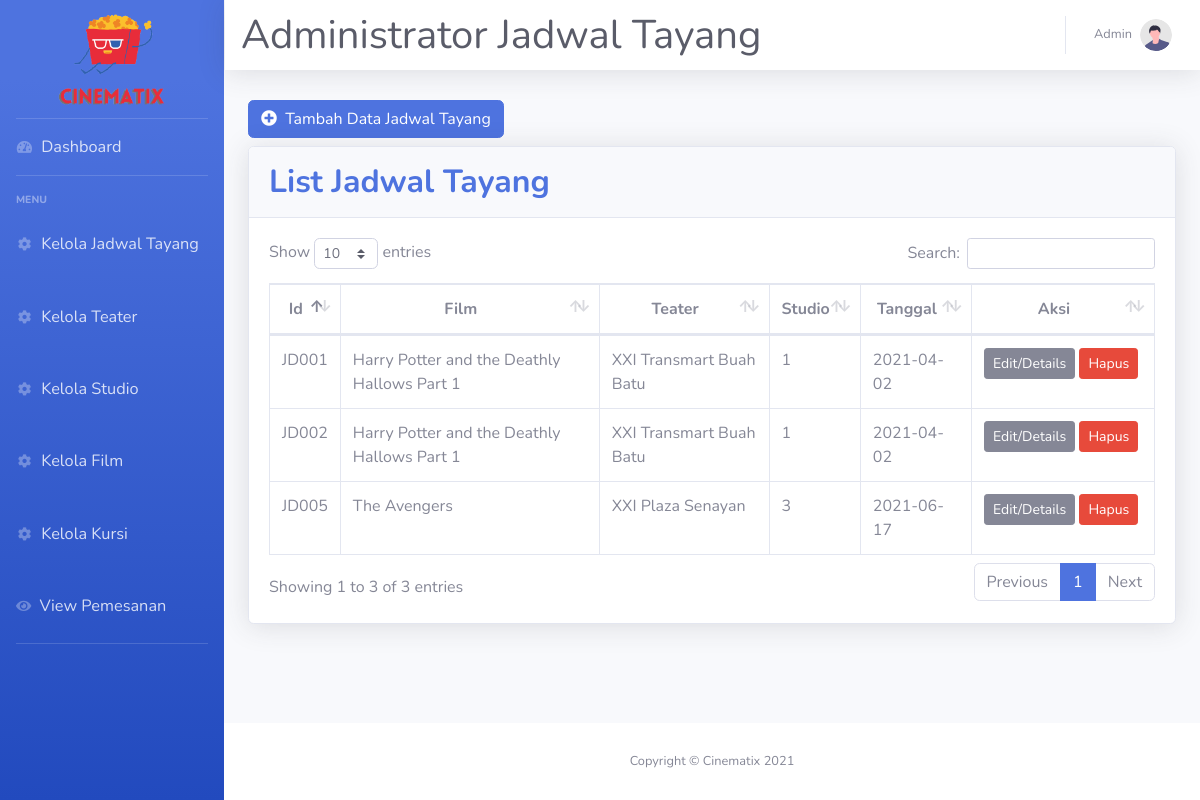
The page /index.php/jadwaltayang on the database as committed earlier.
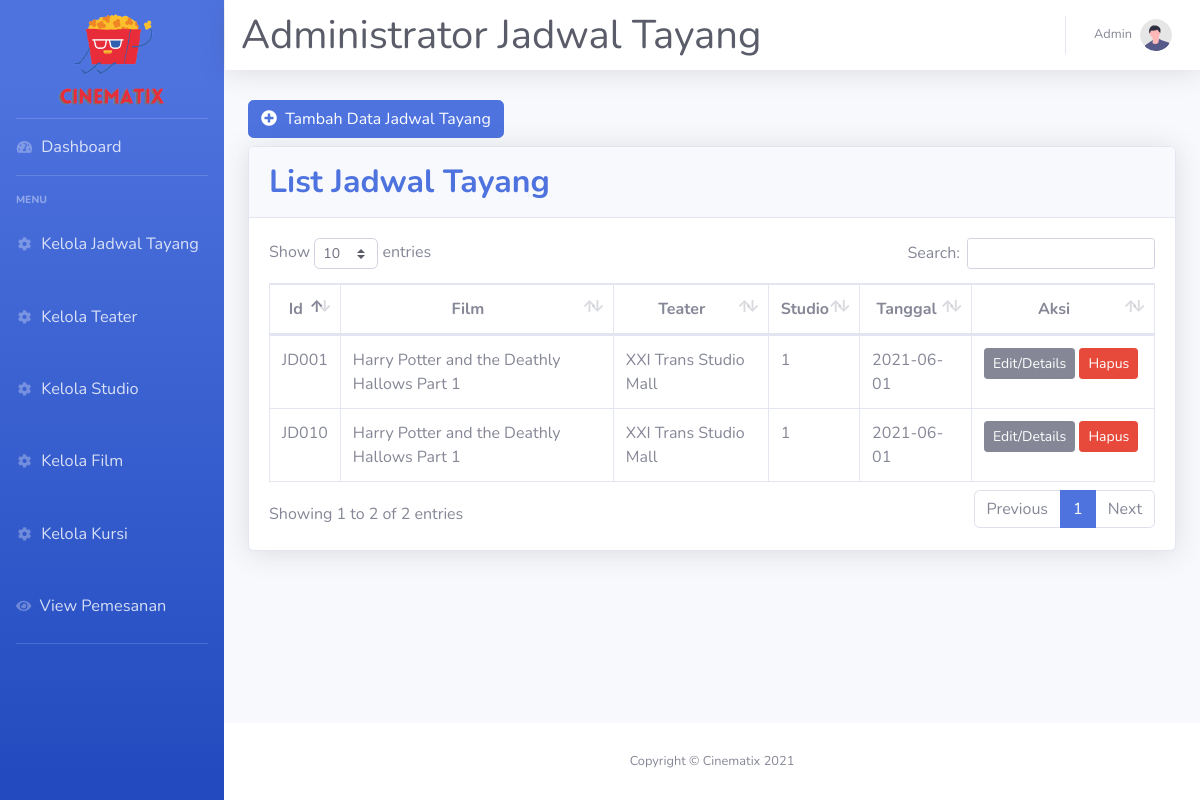
The same page on the database as committed later.
### tables this page shows
CREATE TABLE `jadwaltayang` (
  `idJadwalTayang` varchar(5) NOT NULL,
  `idFilm` varchar(5) NOT NULL,
  `idTeater` varchar(5) NOT NULL,
  `idStudio` varchar(5) NOT NULL,
  `WaktuMulai` varchar(10) DEFAULT NULL,
  `WaktuSelesai` varchar(10) DEFAULT NULL,
  `TglTayang` date NOT NULL,
  `Harga` varchar(10) NOT NULL
);

CREATE TABLE `film` (
  `idFilm` varchar(5) NOT NULL,
  `JudulFilm` varchar(50) NOT NULL,
  `Durasi` int(3) NOT NULL,
  `Sinopsis` varchar(500) NOT NULL,
  `image` varchar(128) NOT NULL
);

CREATE TABLE `teater` (
  `idTeater` varchar(5) NOT NULL,
  `NamaTeater` varchar(50) NOT NULL,
  `image` varchar(128) NOT NULL
);

CREATE TABLE `studio` (
  `idStudio` varchar(5) NOT NULL,
  `NomorStudio` varchar(2) NOT NULL,
  `TipeStudio` varchar(10) NOT NULL,
  `idTeater` varchar(5) NOT NULL
);

### application/controllers/JadwalTayang.php (called while the page is built, shortened)
<?php
class JadwalTayang extends CI_Controller
{
    public function __construct()
    {
        $this->load->library('form_validation');
        $this->load->model('JadwalTayang_Model');
        $this->load->model('Studio_Model');
        $this->load->model('Teater_Model');
        $this->load->model('Film_Model');
        $this->load->helper('form');
    }
    public function index()
    {
        $data['judul'] = 'Jadwal Tayang';
        $data['jadwal_tayang'] = $this->JadwalTayang_Model->getAllJadwalTayang();
        $data['studio'] = $this->Studio_Model->getAllStudio();
        $data['teater'] = $this->Teater_Model->getAllTeater();
        $data['film'] = $this->Film_Model->getAllFilm();
        $this->load->view('templates/header_admin.php', $data);
        $this->load->view('Admin/KelolaJadwalTayang.php');
        $this->load->view('templates/footer_admin.php');
    }
}

### index.php (called while the page is built, shortened)
<?php
require_once BASEPATH.'core/CodeIgniter.php';

### application/models/JadwalTayang_Model.php (called while the page is built, shortened)
<?php
class JadwalTayang_Model extends CI_model
{
    public function getAllJadwalTayang()
    {
        $this->db->select('jadwaltayang.*,film.JudulFilm as judul, teater.NamaTeater as namateater, studio.NomorStudio as nostudio');
        $this->db->from('jadwaltayang');
        $this->db->join('film', 'film.idFilm = jadwaltayang.idFilm');
        $this->db->join('teater', 'teater.idTeater = jadwaltayang.idTeater');
        $this->db->join('studio', 'studio.idStudio = jadwaltayang.idStudio');
        return $this->db->get()->result_array();
    }
}

### application/views/Admin/KelolaJadwalTayang.php (the view, shortened to what this page needs)
<div class="container-fluid" style="margin-top:100px">
    <div class="row">
        <div class="col-md-6">
            <a href="#" class="btn btn-primary addJadwalTayangbtn mb-2" data-toggle="modal" data-target="#jadwaltayangModal"><i class="fa fa-plus-circle mr-1"></i> Tambah Data Jadwal Tayang</a>
        </div>
    </div>
    <div class="card shadow mb-4">
        <div class="card-header py-3">
            <h2 class="m-0 font-weight-bold text-primary">List Jadwal Tayang</h2>
        </div>
        <div class="card-body">
            <div class="table-responsive">
                <table class="table table-bordered" id="dataTable" width="100%" cellspacing="0">
                    <thead style="text-align:center;">
                        <tr>
                            <th>Id</th>
                            <th>Film</th>
                            <th>Teater</th>
                            <th>Studio</th>
                            <th>Tanggal</th>
                            <th width="140px">Aksi</th>
                        </tr>
                    </thead>
                    <tbody>
                        <?php if (empty($jadwal_tayang)) : ?>
                            <tr>
                                <td colspan="6" align="center">No data has been created</td>
                            </tr>
                        <?php else : ?>
                            <?php foreach ($jadwal_tayang as $jd) : ?>
                                <tr>
                                    <td><?= $jd['idJadwalTayang']; ?></td>
                                    <td><?= $jd['judul']; ?></td>
                                    <td><?= $jd['namateater']; ?></td>
                                    <td><?= $jd['nostudio']; ?></td>
                                    <td><?= $jd['TglTayang']; ?></td>
                                    <td>
                                        <a href="#" class="btn btn-secondary btn-sm EditJadwalTayangbtn" data-toggle="modal" data-target="#jadwaltayangModal" data-id="<?= $jd['idJadwalTayang']; ?>">
                                            <span class="text">Edit/Details</span>
                                        </a>
                                        <a href="<?= base_url(); ?>JadwalTayang/delJadwalTayang/<?= $jd['idJadwalTayang']; ?>" class="btn btn-danger btn-sm delJadwalTayangbtn" onclick="return confirm('Apakah Anda yakin untuk menghapus data ini ?');">
                                            <span class="text">Hapus</span>
                                        </a>
                                    </td>
                                </tr>
                            <?php endforeach; ?>
                        <?php endif; ?>
                    </tbody>
                </table>
            </div>
        </div>
    </div>
</div>
</div>

Rows that differ between the two databases and show on the page:
removed jadwaltayang: idJadwalTayang "JD002", idFilm.JudulFilm "Harry Potter and the Deathly Hallows Part 1", idTeater.NamaTeater "XXI Transmart Buah Batu", idStudio.NomorStudio "1", TglTayang "2021-04-02"
removed jadwaltayang: idJadwalTayang "JD005", idFilm.JudulFilm "The Avengers", idTeater.NamaTeater "XXI Plaza Senayan", idStudio.NomorStudio "3", TglTayang "2021-06-17"
changed jadwaltayang "JD001": idTeater.NamaTeater "XXI Transmart Buah Batu" → "XXI Trans Studio Mall"; TglTayang "2021-04-02" → "2021-06-01"
added jadwaltayang: idJadwalTayang "JD010", idFilm.JudulFilm "Harry Potter and the Deathly Hallows Part 1", idTeater.NamaTeater "XXI Trans Studio Mall", idStudio.NomorStudio "1", TglTayang "2021-06-01"
Other text that changed with them:
text written by a page script: "Show entries Search: Showing 1 to 3 of 3 entries Previous 1 Next" → "Show entries Search: Showing 1 to 2 of 2 entries Previous 1 Next"
